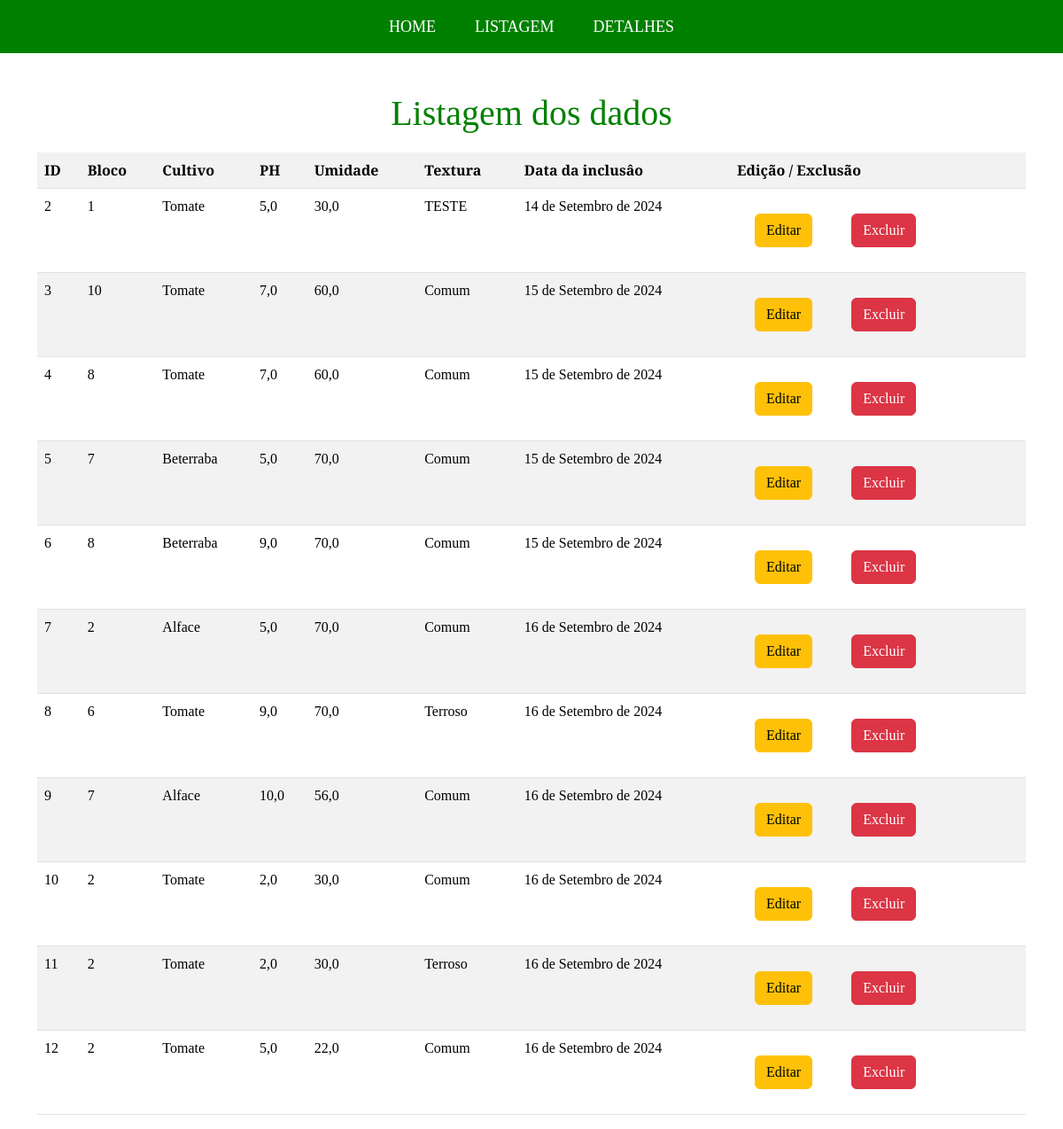
The page /listagemdados/ on the database as committed earlier.
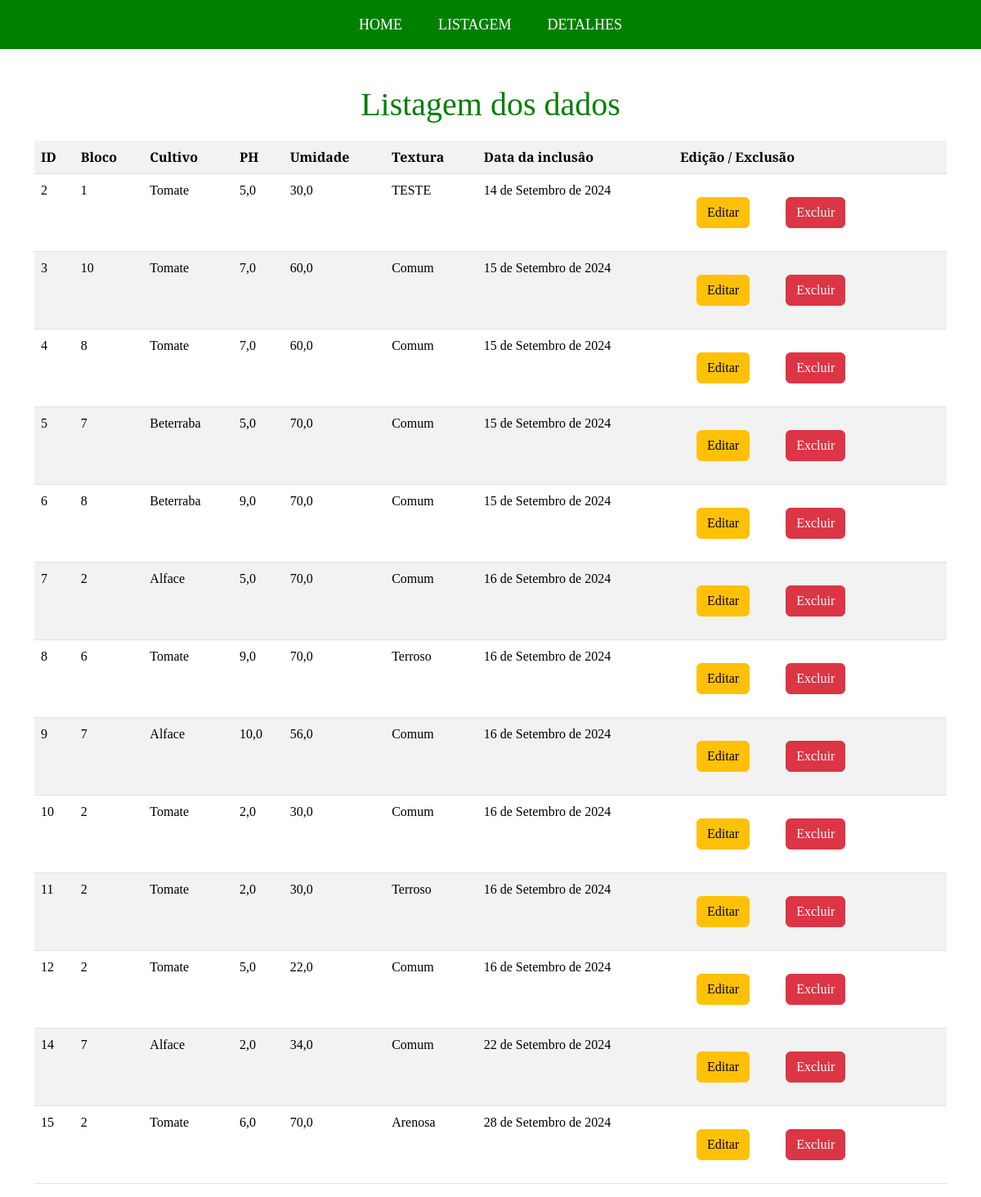
The same page on the database as committed later.
### app_fazenda/models.py (models this page shows)
class Dados(models.Model):
    id = models.AutoField(primary_key=True)
    bloco = models.IntegerField()
    cultivo = models.TextField(max_length=255)
    ph = models.FloatField()
    umidade = models.FloatField()
    textura = models.TextField(max_length=255)
    data = models.DateField(auto_now_add=True)

### app_fazenda/views.py (the view)
# urls.py: path('listagemdados/', views.listagem, name='dados_fazenda'),
def listagem(request):
    if request.method == 'POST':
        form = DadosForm(request.POST)
        if form.is_valid():
            form.save()  # Salva os dados após validação
            return redirect('dados_fazenda')
        else:
            print(form.errors)  # Verificar quais erros estão presentes
            return render(request, 'cadastro/cadastro.html', {'form': form})
    else:
        form = DadosForm()
    dados = {
        'dados': Dados.objects.all(),
        'form': form
    }
    return render(request, 'cadastro/listagem.html', dados)

### app_fazenda/templates/cadastro/listagem.html (shortened to what this page needs)
{% extends 'base.html' %}
{% block content %}
<h1>Listagem dos dados</h1>
<div style="align-items: center;">
    <table class="table table-striped">
        <tr>
            <th>ID</th>
            <th>Bloco</th>
            <th>Cultivo</th>
            <th>PH</th>
            <th>Umidade</th>
            <th>Textura</th>
            <th>Data da inclusâo</th>
            <th>Edição / Exclusão</th>
        </tr>
        {% for dado in dados %}
        <tr>
            <td>{{ dado.id }}</td>
            <td>{{ dado.bloco }}</td>
            <td>{{dado.cultivo }}</td>
            <td>{{ dado.ph }}</td>
            <td>{{ dado.umidade }}</td>
            <td>{{ dado.textura }}</td>
            <td>{{ dado.data }}</td>
            <td>
                <a href="{% url 'editar_dados' dado.pk %}" class="btn btn-warning">Editar</a>
                <a href="{% url 'excluir_dados' dado.pk %}" class="btn btn-danger">Excluir</a>
            </td>
        </tr>
        {% endfor %}
    </table>
</div>
{% endblock %}

### app_fazenda/templates/base.html (shortened to what this page needs)
<!doctype html>
<html lang="pt-BR">
  <head>
    {% load static %}
    <link href="https://cdn.jsdelivr.net/npm/bootstrap@5.3.3/dist/css/bootstrap.min.css" rel="stylesheet">
    <link rel="stylesheet" href="{% static 'css/styles_cadastro.css' %}" type="text/css">
    <link rel="stylesheet" href="{% static 'css/styles_detalhes_registro.css' %}" type="text/css">
  </head>
  <body>
    <header>
        <div class="menu">
            <a href="{% url 'cadastro' %}">HOME</a>
            <a href="{% url 'dados_fazenda' %}">LISTAGEM</a>
            <a href="{% url 'selecionar' %}">DETALHES</a>
        </div>
    </header>
    <div class="container mt-4">
        {% block content %}{% endblock %}
    </div>
  </body>
</html>

### static/css/styles_cadastro.css (style rules this page uses)
* { padding: 0; margin: 0; }
body, html { height: 100%; margin: 0; display: flex; flex-direction: column; font-family: 'Arvo', serif; }
.menu { background-color: green; height: 60px; align-content: center; text-align: center; }
a { text-decoration: none; margin: 20px; color: white; font-size: 18px; }
h1 { text-align: center; color: green; margin: 20px; }

Rows that differ between the two databases and show on the page:
added Dados: id "14", bloco "7", cultivo "Alface", ph "2,0", umidade "34,0", textura "Comum", data "22 de Setembro de 2024"
added Dados: id "15", bloco "2", cultivo "Tomate", ph "6,0", umidade "70,0", textura "Arenosa", data "28 de Setembro de 2024"
